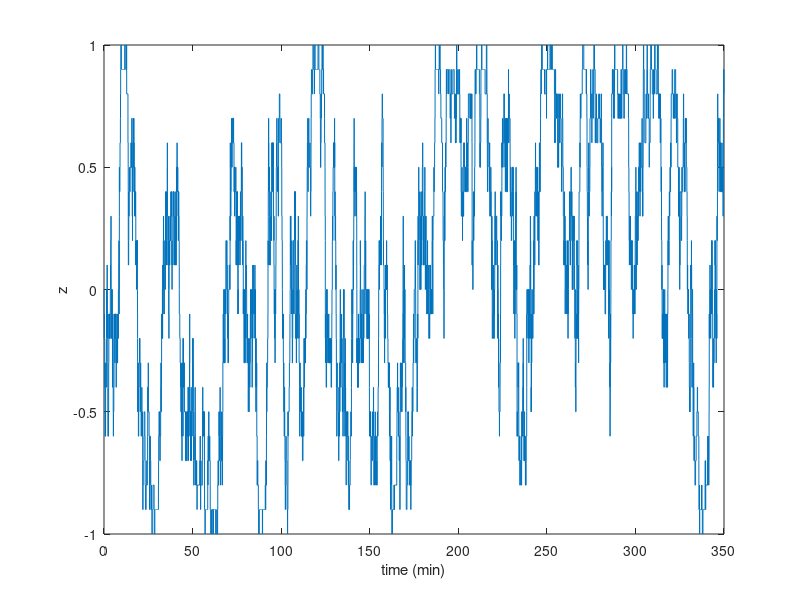

MATLAB code to generate this figure: (Note: this script raises an error after producing the figure.)
%This code is designed to simulate the direction of locusts of two types.
%The locusts change direction in response to meeting two locusts going in
%the opposite direction with rate r and also change direction randomly with
%rate 1-r.
%By Kit Yates
%Created 13/10/15
%Last Modified 13/10/15

clear all
close all


%Define the total number of individuals
N=20;

% Define the final time we will simulate to
T_final=350;

%Define the factor by which we wish to increase the speed of the system
speed_factor=60; %Since T_final is given in minutes and rates in sec^-1

%Define the rate at which particles switch from one state to the other
%spontaneously
r1=0.0225*speed_factor;

r2=10*0.0453*speed_factor;

r3=0;%0.1664*speed_factor;

r4=0*speed_factor;

%Define the recording time interval
rec_step=0.01;

%Define a vector of the time_points
time_vec=[0:rec_step:T_final];

%Calculate the number of recording steps required
num_rec_steps=T_final/rec_step;

%We only need to record the number of X1 since X1+X2 is conserved
rec_vector_X1=zeros(num_rec_steps+1,1);

%Define the initial number of particles
X1=round(N/2);

%Define the number of left moving individuals initially
X2=N-X1;

%Define the initial number of molecules forthe recording vector
rec_vector_X1(1)=X1;

%Define a vector which will hold the propensity functions
a=zeros(6,1);

%Run through a for loop for each of the repeats
%Define the initial time to be zero
t=0;

%Initialise the times to help recording
t_after=0;    

%Run through a for loop for each of the time-steps
%Enter the while loop
while t<T_final
    
    
    alr=(r1*X1/N+r2*X1*X2/N^2+(r3*X1*X2^2)/N^3+r4*X1*X2^3/N^4);
    arl=(r1*X2/N+r2*X1*X2/N^2+(r3*X2*X1^2)/N^3+r4*X2*X1^3/N^4);
    
    %Find the sum of the propensity functions
    a0=arl+alr;
    
    %Determine which reaction will take place
    if (rand*a0)<alr
        %Then convert a right moving individual to a left moving individual
        X1=X1-1;
        X2=X2+1;
    else
        %Then convert a left moving indicidual to a right-moving individual
        X2=X2-1;
        X1=X1+1;
    end
    %Determine the time for the next reaction
    tau=(1/a0)*log(1/rand);
    
    %Update the time
    t=t+tau;
    
    %Write the current value of A to A_old
    X1_old=X1;
    
    %Calculate the times for recording
    t_before=t_after;
    t_after=t;
    
    %Calculate the indices of the time step before and the current time
    %step in terms of recording
    ind_before=ceil((t_before+eps)/rec_step);
    ind_after=min(floor(t_after/rec_step),num_rec_steps);
    
    %Find out how many time-steps to write to
    steps_to_write=ind_after-ind_before+1;
    
    if steps_to_write>0 && steps_to_write~=Inf
        rec_vector_X1(ind_before+1:ind_after+1)=(X1_old)*ones(steps_to_write,1);
    end
        
end

    %Plot the single trajectory of the system
    plot(time_vec,2*(rec_vector_X1)/N-1);      
    
    hold on
    
    % %Set the title
    % title(['t= ', num2str(t*rec_step_increment)])
    %Set the x and y labels
    xlabel('time (min)')
    ylabel('z')
    
    if r3>0
        
        exportfig(gcf,...
            ['model_switching_behaviour.eps'],...
            'Format','eps2',...
            'Width','20',...
            'Color','cmyk',...
            'Resolution',300,...
            'FontMode','fixed',...
            'FontSize',21);
        %             'LineWidth',6);
        %Save as a .fig as well
        saveas(gcf,['model_switching_behaviour.fig'],'fig');
        
    else
        exportfig(gcf,...
            ['model_switching_behaviour_r3=0.eps'],...
            'Format','eps2',...
            'Width','20',...
            'Color','cmyk',...
            'Resolution',300,...
            'FontMode','fixed',...
            'FontSize',21);
        %             'LineWidth',6);
        %Save as a .fig as well
        saveas(gcf,['model_switching_behaviour_r3=0.fig'],'fig');
        
    end